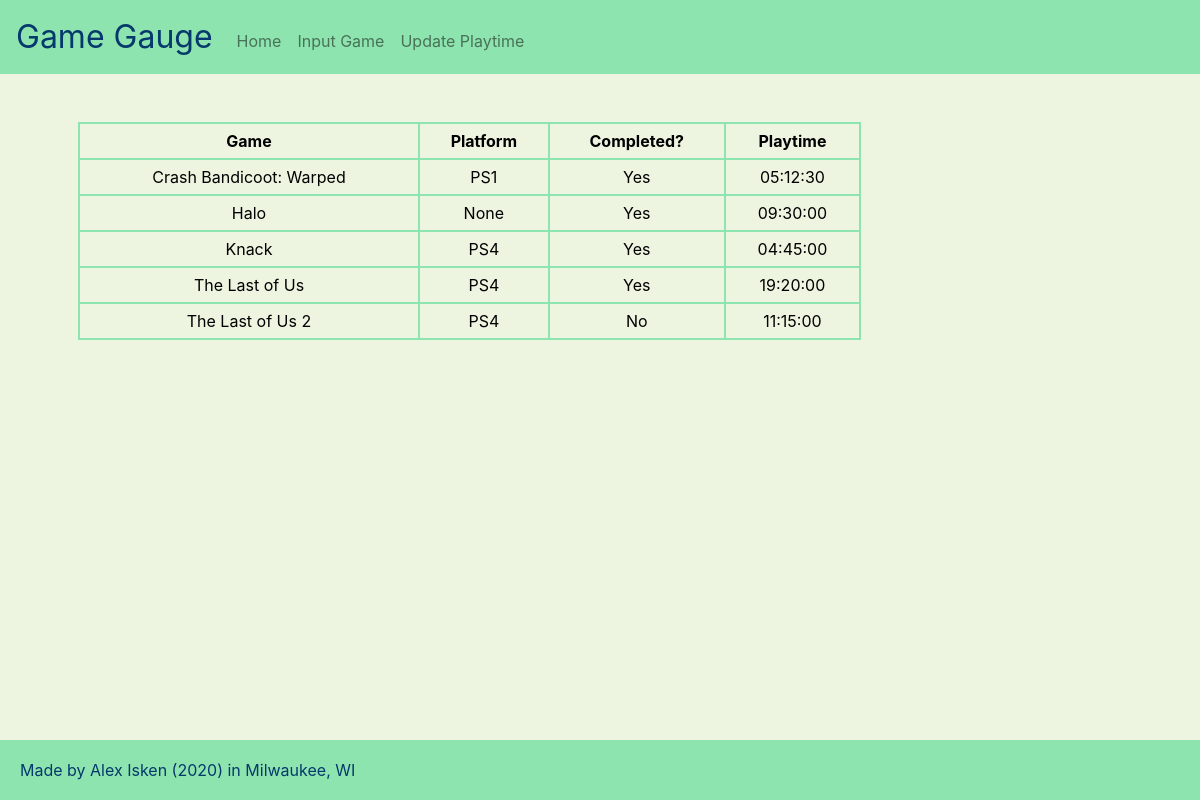
Before: / with the older database file.
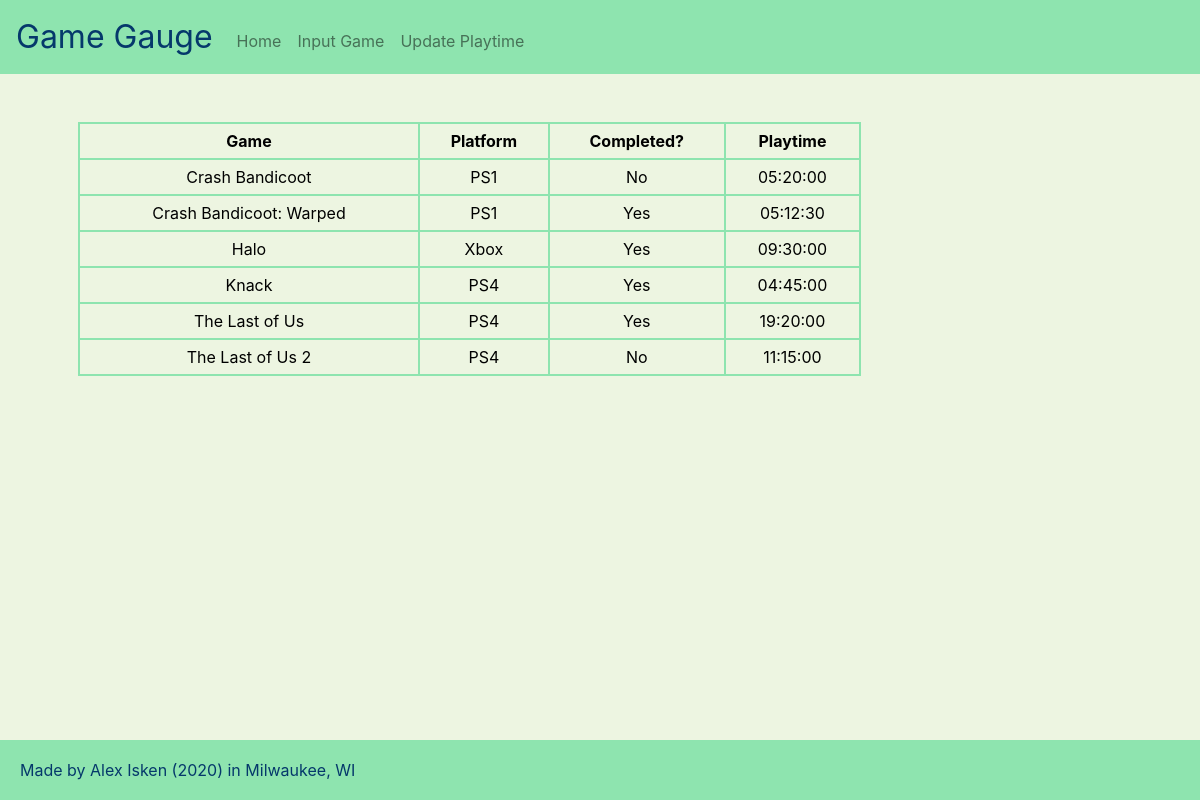
After: the same page with the newer database file.
### tables this page shows
CREATE TABLE 'games' ('game_id' integer PRIMARY KEY AUTOINCREMENT NOT NULL, 'game_title' text, 'release_date' date, 'playtime' time,'complete' boolean, 'platform' text, 'publisher' text, 'developer' text);

### application.py (the view)
@app.route("/")
def index():
    game_list = db.execute("SELECT * FROM games")
    game_list_sorted = sorted(game_list, key = lambda i: (i['game_title']))
    return render_template("index.html", game_list=game_list_sorted)

### application.py (called while the page is built)
@app.after_request
def after_request(response):
    response.headers["Cache-Control"] = "no-cache, no-store, must-revalidate"
    response.headers["Expires"] = 0
    response.headers["Pragma"] = "no-cache"
    return response

### templates/index.html (shortened to what this page needs)
{% extends "layout.html" %}
{% block main %}
    <table class="custom-table">
      <tr>
        <th>Game</th>
        <th>Platform</th>
        <th>Completed?</th>
        <th>Playtime</th>
      </tr>
      {% for game in game_list %}
      <tr>
        <td>{{ game['game_title'] }}</td>
        <td>{{ game['platform'] }}</td>
        {% if game['complete'] == 1 %}
        <td>Yes</td>
        {% else %}
        <td>No</td>
        {% endif %}
        <td>{{ game['playtime'] }}</td>
      </tr>
      {% endfor %}
    </table>
{% endblock %}

Changed rows visible on the page:
added games: game_title "Crash Bandicoot", platform "PS1", complete "No", playtime "05:20:00"
changed games "Halo": platform "None" → "Xbox"
